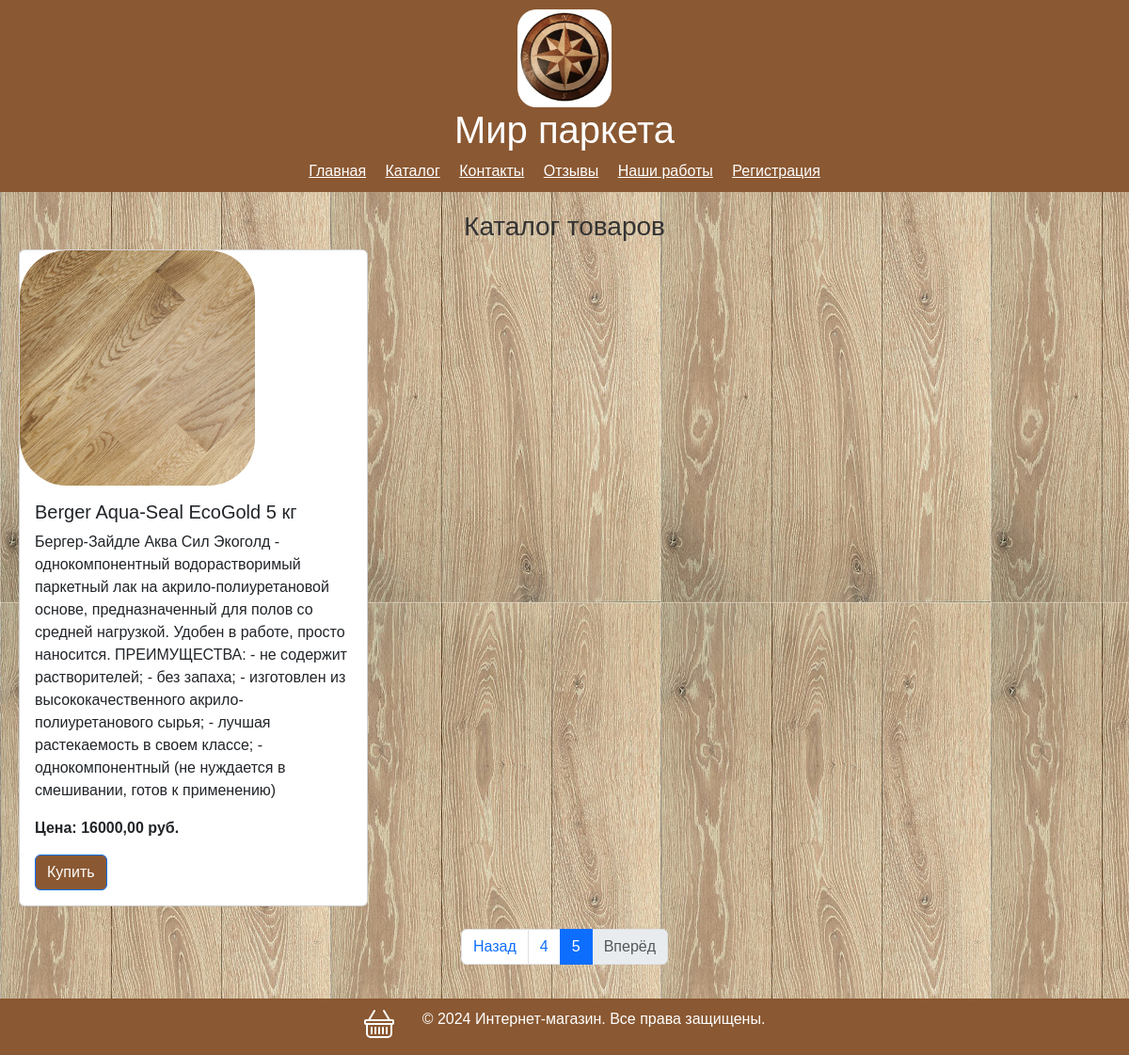
The page /products/?page=6 on the database as committed earlier.
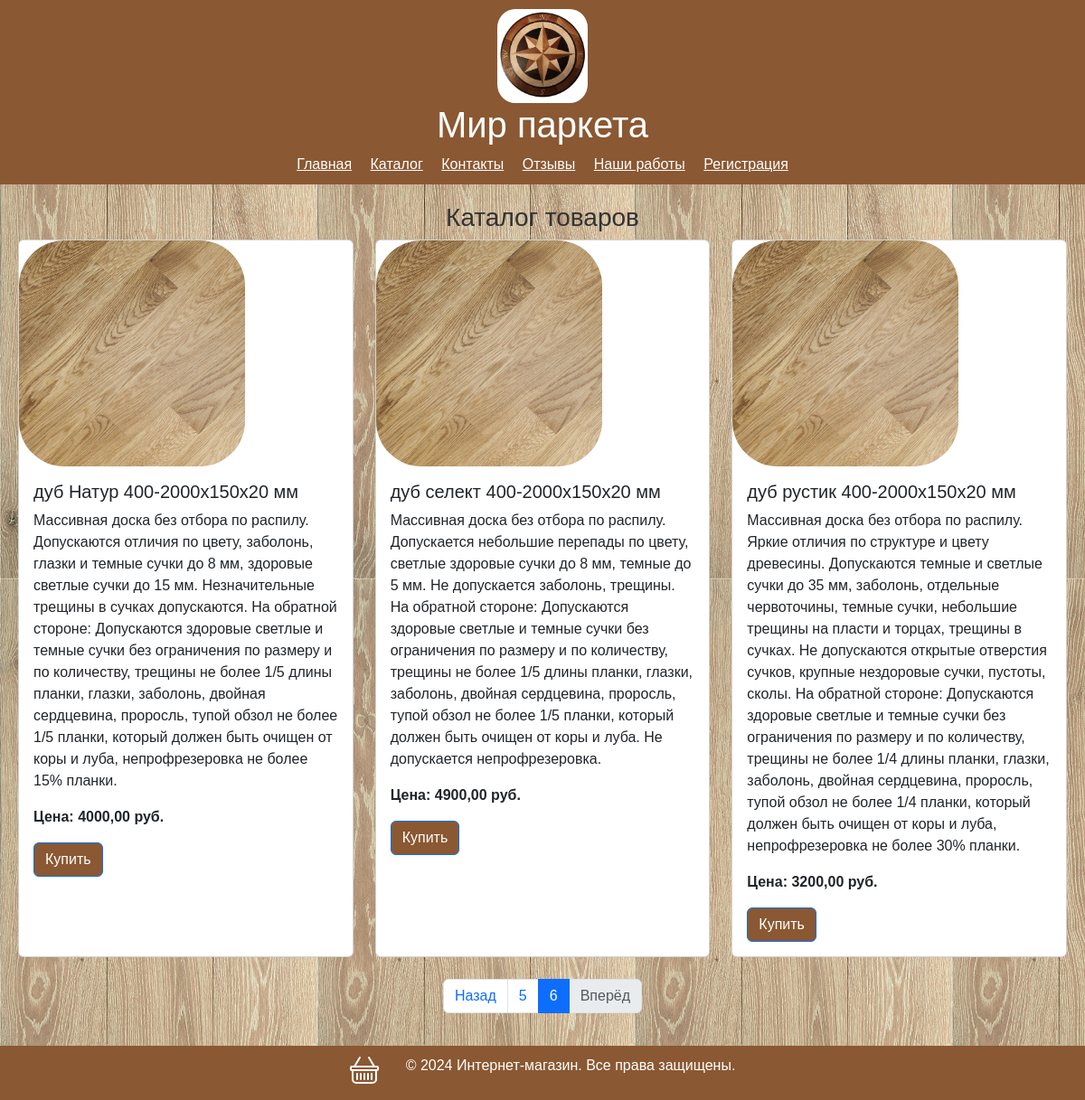
The same page on the database as committed later.
### catalog/models.py (models this page shows, shortened)
class Product(models.Model):
    name = models.CharField(max_length=200)  # Название товара
    description = models.TextField(blank=True)  # Описание товара (опционально)
    price = models.DecimalField(max_digits=10, decimal_places=2)  # Цена товара
    category = models.ForeignKey(Category, on_delete=models.CASCADE)  # Связь с категорией
    created_at = models.DateTimeField(auto_now_add=True)  # Дата добавления товара

### catalog/views.py (the view)
# urls.py: path('products/', product_list, name='product_list'),
def product_list(request):
    products = Product.objects.all()
    paginator = Paginator(products, 3)
    page_number = request.GET.get('page', 1)
    page_obj = paginator.get_page(page_number)
    return render(request, 'catalog/product_list.html', {'page_obj': page_obj})

### templates/catalog/product_list.html (shortened to what this page needs)
{% extends 'base.html' %}
{% load static %}
{% block content %}
    <h3>Каталог товаров</h3>
    <div class="row row-cols-1 row-cols-md-2 row-cols-lg-3 g-4">
        {% for product in page_obj %}
        <div class="col">
            <div class="card h-100">
                <img src="{% static 'catalog/images/select.jpeg' %}" alt="foto" width='250px'>
                <div class="card-body">
                <h5 class="card-title">{{ product.name }}</h5>
                <p class="card-text">{{ product.description }}</p>
                <p class="card-text"><strong>Цена: {{ product.price }} руб.</strong></p>
                <a href="#" class="btn btn-primary">Купить</a>
                </div>
            </div>
        </div>
        {% endfor %}
    </div>
    <nav class="mt-4">
        <ul class="pagination justify-content-center">
            {% if page_obj.has_previous %}
            <li class="page-item">
                <a class="page-link" href="?page={{page_obj.previous_page_number }}">Назад</a>
            </li>
            {% else %}
            <li class="page-item disabled">
                <span class="page-link">Назад</span>
            </li>
            {% endif %}
            {% for num in page_obj.paginator.page_range %}
                {% if num == page_obj.number %}
                    <li class="page-item active">
                    <span class="page-link">{{ num }}</span>
                    </li>
                {% elif num > page_obj.number|add:-2 and num < page_obj.number|add:2 %}
                    <li class="page-item">
                    <a class="page-link" href="?page={{ num }}">{{ num }}</a>
                    </li>
                {% endif %}
            {% endfor %}
            {% if page_obj.has_next %}
                <li class="page-item">
                    <a class="page-link" href="?page={{ page_obj.next_page_number }}">Вперёд</a>
                </li>
            {% else %}
                <li class="page-item disabled">
                    <span class="page-link">Вперёд</span>
                </li>
            {% endif %}
        </ul>
    </nav>
{% endblock %}

Rows that differ between the two databases and show on the page:
no longer on this page (row unchanged): Product: name "Berger Aqua-Seal EcoGold 5 кг", description "Бергер-Зайдле Аква Сил Экоголд - однокомпонентный водорастворимый паркетный лак на акрило-полиуретановой основе, предназначенный для полов со средней нагрузкой. Удобен в работе, просто наносится. ПРЕИМУЩЕСТВА: - не содержит растворителей; - без запаха; - изготовлен из высококачественного акрило-полиуретанового сырья; - лучшая растекаемость в своем классе; - однокомпонентный (не нуждается в смешивании, готов к применению)", price "16000,00"
added Product: name "дуб Натур 400-2000х150х20 мм", description "Массивная доска без отбора по распилу. Допускаются отличия по цвету, заболонь, глазки и темные сучки до 8 мм, здоровые светлые сучки до 15 мм. Незначительные трещины в сучках допускаются. На обратной стороне: Допускаются здоровые светлые и темные сучки без ограничения по размеру и по количеству, трещины не более 1/5 длины планки, глазки, заболонь, двойная сердцевина, проросль, тупой обзол не более 1/5 планки, который должен быть очищен от коры и луба, непрофрезеровка не более 15% планки.", price "4000,00"
added Product: name "дуб селект 400-2000х150х20 мм", description "Массивная доска без отбора по распилу. Допускается небольшие перепады по цвету, светлые здоровые сучки до 8 мм, темные до 5 мм. Не допускается заболонь, трещины. На обратной стороне: Допускаются здоровые светлые и темные сучки без ограничения по размеру и по количеству, трещины не более 1/5 длины планки, глазки, заболонь, двойная сердцевина, проросль, тупой обзол не более 1/5 планки, который должен быть очищен от коры и луба. Не допускается непрофрезеровка.", price "4900,00"
added Product: name "дуб рустик 400-2000х150х20 мм", description "Массивная доска без отбора по распилу. Яркие отличия по структуре и цвету древесины. Допускаются темные и светлые сучки до 35 мм, заболонь, отдельные червоточины, темные сучки, небольшие трещины на пласти и торцах, трещины в сучках. Не допускаются открытые отверстия сучков, крупные нездоровые сучки, пустоты, сколы. На обратной стороне: Допускаются здоровые светлые и темные сучки без ограничения по размеру и по количеству, трещины не более 1/4 длины планки, глазки, заболонь, двойная сердцевина, проросль, тупой обзол не более 1/4 планки, который должен быть очищен от коры и луба, непрофрезеровка не более 30% планки.", price "3200,00"
Other text that changed with them:
list line gone: "5"
new list line: "5"
new list line: "6"
list line gone: "4"
